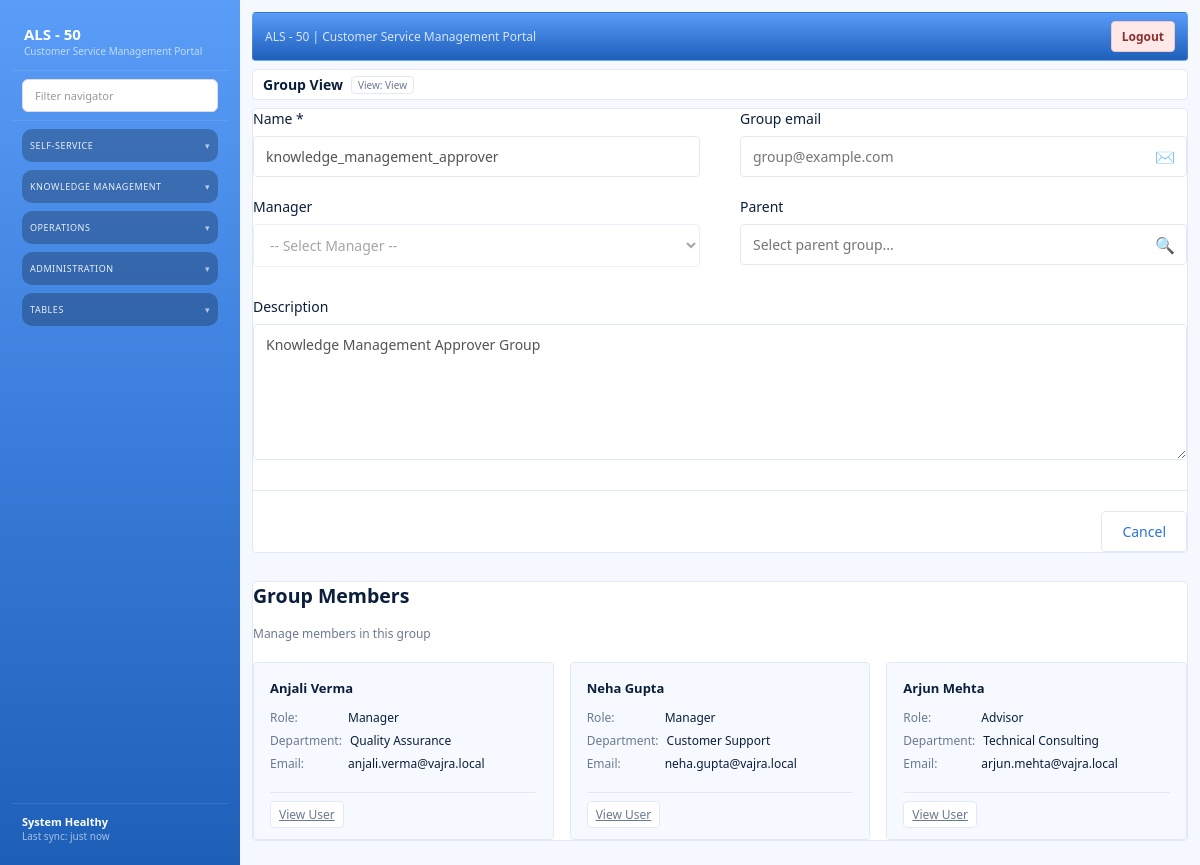
Page /admin/groups/2 on the committed database.
### models/admin.py (models this page shows)
class Group(Base):
    __tablename__ = "groups"
    id = Column(Integer, primary_key=True, index=True)
    name = Column(String(100), unique=True, nullable=False)
    description = Column(String(500), default="")
    user_ids = Column(JSON, default=list)
    member_count = Column(Integer, default=0)
    data = Column(JSON, default=dict, nullable=False)
    created_at = Column(DateTime(timezone=True), server_default=func.now(), nullable=False)

### routers/admin.py (the view)
@router.get("/admin/groups/{group_id}")
def view_group_page(group_id: int, request: Request, db: Session = Depends(get_db)):
    group = db.query(Group).filter(Group.id == group_id).first()
    if not group:
        sample_groups = _get_sample_groups()
        sample_g = next((g for g in sample_groups if g["id"] == group_id), None)
        if sample_g:
            group = Group(
                id=group_id,
                name=sample_g["name"],
                description=sample_g["description"],
                user_ids=sample_g["user_ids"],
                member_count=sample_g["member_count"],
                data={},
            )
            db.add(group)
            db.commit()
            db.refresh(group)
        else:
            return redirect_with_flash("/admin/groups", request, "Group not found.", "error")
    db_users = db.query(User).all()
    user_map = {u.id: {
        "id": u.id,
        "full_name": u.full_name,
        "role": u.role,
        "department": u.department,
        "email": u.email,
        "status": u.status
    } for u in db_users}
    if not user_map:
        for u in _get_sample_users():
            user_map[u["id"]] = u
    group_users = [user_map[uid] for uid in (group.user_ids or []) if uid in user_map]
    group_dict = {
        "id": group.id,
        "name": group.name,
        "description": group.description,
        "user_ids": group.user_ids or [],
        "member_count": group.member_count or 0,
        **(group.data or {})
    }
    context = build_template_context(request, group=group_dict, group_users=group_users, mode="view")
    return templates.TemplateResponse(request, "group_config.html", context)

### templates/group_config.html (shortened to what this page needs)
{% extends "base.html" %}
{% block content %}
<section class="list-shell">
  <div class="list-bar">
    <div class="list-title">
      <h1>Group {% if mode == 'edit' %}Edit{% elif mode == 'view' %}View{% else %}New record{% endif %}</h1>
      <span class="pill">View: {% if mode == 'edit' %}Edit{% elif mode == 'view' %}View{% else %}Form{% endif %}</span>
    </div>
  </div>
  <div class="list-card">
    <form method="POST" action="{% if mode == 'edit' %}/admin/groups/{{ group.id }}{% else %}/admin/groups{% endif %}" class="si-form">
      <div class="form-grid">
        <div class="form-column">
          <div class="form-group">
            <label for="name">Name *</label>
            <input
              type="text"
              id="name"
              name="name"
              required
              placeholder="Group name"
              value="{{ group.name if group else '' }}"
              {% if mode == 'view' %}disabled{% endif %}
            />
          </div>
          <div class="form-group">
            <label for="manager_id">Manager</label>
            <select
              id="manager_id"
              name="manager_id"
              {% if mode == 'view' %}disabled{% endif %}
            >
              <option value="">-- Select Manager --</option>
            </select>
          </div>
        </div>
        <div class="form-column">
          <div class="form-group">
            <label for="group_email">Group email</label>
            <div class="email-input">
              <input
                type="email"
                id="group_email"
                name="group_email"
                placeholder="group@example.com"
                value="{{ group.group_email if group else '' }}"
                {% if mode == 'view' %}disabled{% endif %}
              />
              <span class="email-icon">✉️</span>
            </div>
          </div>
          <div class="form-group">
            <label for="parent">Parent</label>
            <div class="search-input">
              <input
                type="text"
                id="parent"
                name="parent"
                placeholder="Select parent group..."
                value="{{ group.parent if group else '' }}"
                {% if mode == 'view' %}disabled{% endif %}
              />
              <span class="search-icon">🔍</span>
            </div>
          </div>
        </div>
      </div>
      <div class="form-group" style="margin-top: 20px;">
        <label for="description">Description</label>
        <textarea
          id="description"
          name="description"
          placeholder="Describe the purpose and responsibilities of this group"
          rows="6"
          {% if mode == 'view' %}disabled{% endif %}
        >{{ group.description if group else '' }}</textarea>
      </div>
      <div class="form-actions">
        <a href="/admin/groups" class="button ghost">Cancel</a>
      </div>
    </form>
  </div>
  {% if group %}
  <div class="list-card" style="margin-top: 20px;">
    <h2 style="margin-top: 0;">Group Members</h2>
    <p style="color: var(--si-muted); font-size: 12px; margin-bottom: 20px;">Manage members in this group</p>
    {% if group_users %}
    <div class="members-grid">
      {% for user in group_users %}
      <div class="member-card">
        <div class="member-header">
          <strong>{{ user.full_name }}</strong>
        </div>
        <div class="member-info">
          <div class="info-row">
            <span class="label">Role:</span>
            <span class="value">{{ user.role }}</span>
          </div>
          <div class="info-row">
            <span class="label">Department:</span>
            <span class="value">{{ user.department }}</span>
          </div>
          <div class="info-row">
            <span class="label">Email:</span>
            <span class="value">{{ user.email }}</span>
          </div>
        </div>
        <div class="member-actions">
          <a href="/admin/users/{{ user.id }}" class="ghost small">View User</a>
        </div>
      </div>
      {% endfor %}
    </div>
    {% else %}
    <div style="padding: 20px; background: var(--si-surface); border-radius: 4px; text-align: center; color: var(--si-muted);">
      No members in this group yet. Add members after saving the group.
    </div>
    {% endif %}
  </div>
  {% endif %}
</section>
{% endblock %}

### static/css/styles.css (style rules this page uses)
:root { --si-bg: #f5f8ff; --si-panel: #ffffff; --si-surface: #f6f9ff; --si-sidebar: #0f2e63; --si-sidebar-accent: #113a7a; --si-primary: #2b74d6; --si-primary-2: #1c59b3; --si-secondary: #0f172a; --si-text: #0b1f3b; --si-muted: #6b7a90; --si-card: #ffffff; --si-border: #e2e9f5; --si-shadow: 0 12px 28px rgba(15, 40, 90, 0.08); --si-shadow-soft: 0 6px 16px rgba(15, 40, 90, 0.06); }
* { box-sizing: border-box; }
body.si-app { background: var(--si-bg); font-family: "IBM Plex Sans", "Segoe UI", sans-serif; color: var(--si-text); margin: 0; font-size: 13px; }
.list-shell { display: grid; gap: 8px; }
.list-bar, .list-footer { background: #ffffff; border: 1px solid var(--si-border); border-radius: 4px; padding: 5px 10px; display: flex; align-items: center; justify-content: space-between; font-size: 12px; }
.list-title { display: flex; align-items: center; gap: 8px; flex-wrap: wrap; }
.list-title h1 { margin: 0; font-size: 14px; }
.pill { background: transparent; border: 1px solid var(--si-border); color: var(--si-muted); padding: 1px 6px; border-radius: 4px; font-size: 10px; }
.list-card { background: #ffffff; border: 1px solid var(--si-border); border-radius: 4px; box-shadow: none; overflow: hidden; }
.ghost, .small { border-radius: 4px; border: 1px solid var(--si-border); padding: 4px 8px; background: #ffffff; color: var(--si-muted); cursor: pointer; font-size: 11px; }

### templates/group_config.html (style rules this page uses)
.form-grid { display: grid; grid-template-columns: 1fr 1fr; gap: 40px; margin-bottom: 30px; }
.form-column { display: flex; flex-direction: column; gap: 20px; }
.form-group { display: flex; flex-direction: column; gap: 8px; }
.form-group label { font-weight: 500; color: var(--si-text); font-size: 14px; }
.form-group input[type="text"], .form-group input[type="email"], .form-group textarea, .form-group select { padding: 10px 12px; border: 1px solid var(--si-border); border-radius: 4px; font-size: 14px; font-family: inherit; background: white; }
.search-input, .email-input { position: relative; }
.search-input input, .email-input input { width: 100%; padding-right: 36px; }
.search-icon, .email-icon { position: absolute; right: 12px; top: 50%; transform: translateY(-50%); font-size: 16px; color: var(--si-muted); pointer-events: none; }
.form-actions { display: flex; gap: 12px; justify-content: flex-end; padding-top: 20px; border-top: 1px solid var(--si-border); margin-top: 30px; }
.button { padding: 10px 20px; border: none; border-radius: 4px; font-size: 14px; cursor: pointer; font-weight: 500; text-decoration: none; display: inline-flex; align-items: center; gap: 8px; }
.button.ghost { background: transparent; color: var(--si-primary); border: 1px solid var(--si-border); }
.members-grid { display: grid; grid-template-columns: repeat(auto-fill, minmax(280px, 1fr)); gap: 16px; }
.member-card { border: 1px solid var(--si-border); border-radius: 4px; padding: 16px; background: var(--si-surface); display: flex; flex-direction: column; gap: 12px; }
.member-header { font-weight: 600; color: var(--si-text); }
.member-info { display: flex; flex-direction: column; gap: 6px; font-size: 12px; }
.info-row { display: flex; gap: 8px; }
.info-row .label { color: var(--si-muted); min-width: 70px; }
.info-row .value { color: var(--si-text); font-weight: 500; }
.member-actions { margin-top: 8px; padding-top: 12px; border-top: 1px solid var(--si-border); }
.member-actions a { font-size: 12px; }

### rows in the picture
Group: name "knowledge_management_approver", description "Knowledge Management Approver Group"

### other values in the picture
{{ user.full_name }} "Anjali Verma" "Neha Gupta" "Arjun Mehta"
{{ user.role }} "Manager" "Manager" "Advisor"
{{ user.department }} "Quality Assurance" "Customer Support" "Technical Consulting"
{{ user.email }} "anjali.verma@vajra.local" "neha.gupta@vajra.local" "arjun.mehta@vajra.local"
